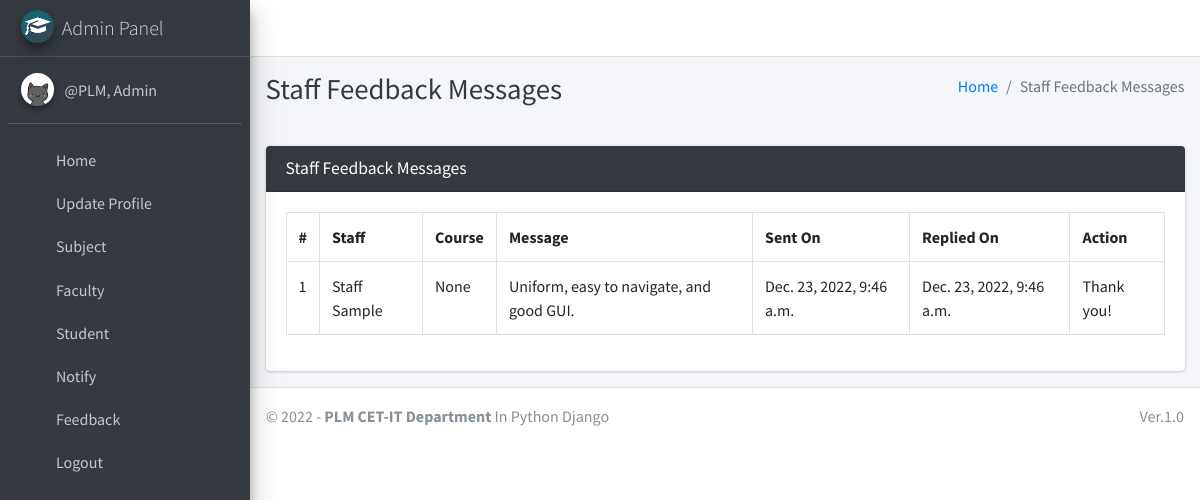
/staff/view/feedback/ (signed in), run on an earlier commit of the app's database.
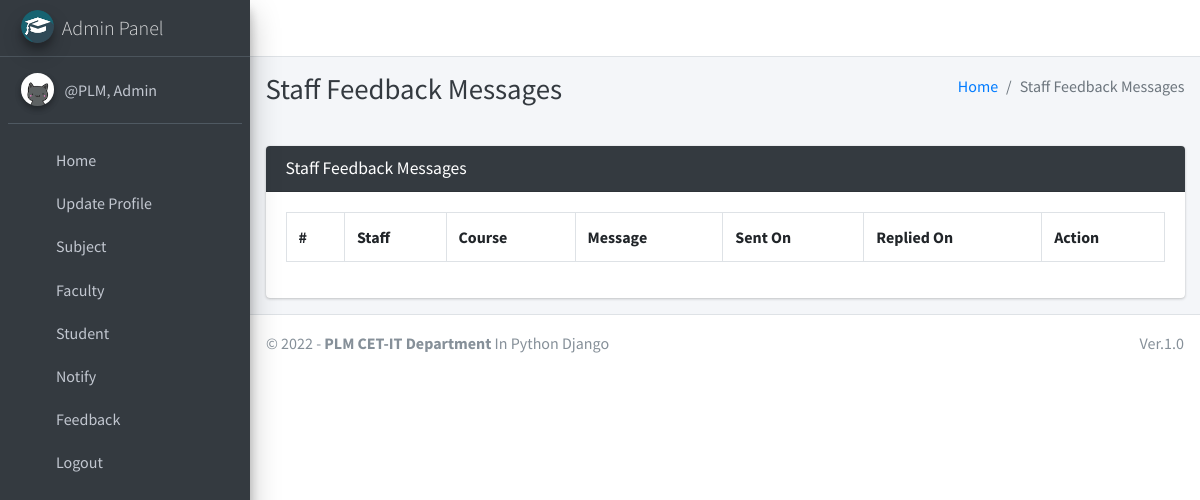
And on a later commit of the database.
### main_app/models.py (models this page shows)
class FeedbackStaff(models.Model):
    staff = models.ForeignKey(Staff, on_delete=models.CASCADE)
    feedback = models.TextField()
    reply = models.TextField()
    created_at = models.DateTimeField(auto_now_add=True)
    updated_at = models.DateTimeField(auto_now=True)

class Staff(models.Model):
    course = models.ForeignKey(Course, on_delete=models.DO_NOTHING, null=True, blank=False)
    admin = models.OneToOneField(CustomUser, on_delete=models.CASCADE)
    def __str__(self):
        return self.admin.last_name + " " + self.admin.first_name

class CustomUser(AbstractUser):
    USER_TYPE = ((1, "HOD"), (2, "Staff"), (3, "Student"))
    GENDER = [("M", "Male"), ("F", "Female")]
    username = None  # Removed username, using email instead
    email = models.EmailField(unique=True)
    user_type = models.CharField(default=1, choices=USER_TYPE, max_length=1)
    gender = models.CharField(max_length=1, choices=GENDER)
    profile_pic = models.ImageField()
    address = models.TextField()
    fcm_token = models.TextField(default="")  # For firebase notifications
    created_at = models.DateTimeField(auto_now_add=True)
    updated_at = models.DateTimeField(auto_now=True)
    USERNAME_FIELD = "email"
    REQUIRED_FIELDS = []
    objects = CustomUserManager()
    def __str__(self):
        return self.last_name + ", " + self.first_name

### main_app/hod_views.py (the view, shortened to what this page needs)
# urls.py: path("staff/view/feedback/", hod_views.staff_feedback_message,
@csrf_exempt
def staff_feedback_message(request):
    if request.method != 'POST':
        feedbacks = FeedbackStaff.objects.all()
        context = {
            'feedbacks': feedbacks,
            'page_title': 'Staff Feedback Messages'
        }
        return render(request, 'hod_template/staff_feedback_template.html', context)

### main_app/templates/hod_template/staff_feedback_template.html (shortened to what this page needs)
{% extends 'main_app/base.html' %}
{% load static %}
{% block page_title %}{{page_title}}{% endblock page_title %}
{% block content %}
<section class="content">
    <div class="container-fluid">
        <div class="row">
            <div class="col-md-12">
                <div class="card card-dark">
                    <div class="card-header">
                        <h3 class="card-title">{{page_title}}</h3>
                    </div>
                    <div class="table card-body">
                        <table class="table table-bordered table-hover">
                            <tr>
                                <th>#</th>
                                <th>Staff</th>
                                <th>Course</th>
                                <th>Message</th>
                                <th>Sent On</th>
                                <th>Replied On</th>
                                <th>Action</th>
                            </tr>
                            {% for feedback in  feedbacks %}
                              <tr>
                                  <td>{{forloop.counter}}</td>
                                  <td>{{feedback.staff}}</td>
                                  <td>{{feedback.staff.course}}</td>
                                  <td>{{feedback.feedback}}</td>
                                    {% if feedback.reply == "" %}
                                    <td>{{feedback.created_at}}</td>
                                    <td><span  class='badge badge-warning'>Pending Response</span></td>
                                         <td> <button data-toggle = "modal" data-target = "#reply_modal" value="{{feedback.id}}" class="btn btn-success reply_open_modal">Reply</button>
                                        {% else %}
                                        <td>{{feedback.created_at}}</td>
                                        <td>{{feedback.updated_at}}</td>
                                          <td>{{feedback.reply}}</td>
                                    {% endif %}
                              </tr>
                            {% endfor %}
                        </table>
                    </div>
                    </div>
            </div>
        </div>
    </div>
</section>
{% endblock content %}

What changed in the data, as far as the page shows it:
removed FeedbackStaff: staff "Staff Sample", staff.course "None", feedback "Uniform, easy to navigate, and good GUI.", created_at "Dec. 23, 2022, 9:46 a.m.", updated_at "Dec. 23, 2022, 9:46 a.m.", reply "Thank you!"
